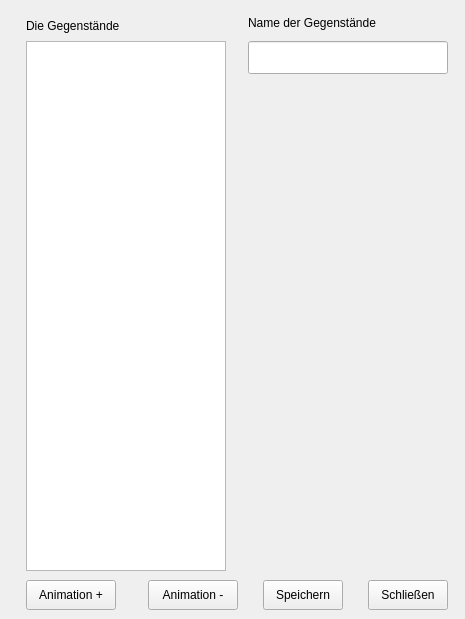
  <widget class="QWidget" name="seite8">
   <attribute name="title">
    <string>Animation</string>
   </attribute>
   <widget class="QWidget" name="layoutWidget_2">
    <property name="geometry">
     <rect>
      <x>20</x>
      <y>10</y>
      <width>436</width>
      <height>600</height>
     </rect>
    </property>
    <layout class="QVBoxLayout" name="verticalLayout_59">
     <item>
      <layout class="QHBoxLayout" name="horizontalLayout_45">
       <item>
        <layout class="QVBoxLayout" name="verticalLayout_60">
         <property name="spacing">
          <number>0</number>
         </property>
         <item>
          <widget class="QLabel" name="meani_items_label">
           <property name="minimumSize">
            <size>
             <width>200</width>
             <height>25</height>
            </size>
           </property>
           <property name="maximumSize">
            <size>
             <width>200</width>
             <height>25</height>
            </size>
           </property>
           <property name="text">
            <string>Die Gegenstände</string>
           </property>
          </widget>
         </item>
         <item>
          <widget class="QListWidget" name="meani_items">
           <property name="minimumSize">
            <size>
             <width>200</width>
             <height>530</height>
            </size>
           </property>
           <property name="maximumSize">
            <size>
             <width>200</width>
             <height>530</height>
            </size>
           </property>
           <property name="lineWidth">
            <number>1</number>
           </property>
          </widget>
         </item>
        </layout>
       </item>
       <item>
        <spacer name="horizontalSpacer_45">
         <property name="orientation">
          <enum>Qt::Horizontal</enum>
         </property>
         <property name="sizeType">
          <enum>QSizePolicy::Fixed</enum>
         </property>
         <property name="sizeHint" stdset="0">
          <size>
           <width>10</width>
           <height>20</height>
          </size>
         </property>
        </spacer>
       </item>
       <item>
        <layout class="QVBoxLayout" name="verticalLayout_61">
         <item>
          <widget class="QLabel" name="meani_name_item_label">
           <property name="minimumSize">
            <size>
             <width>200</width>
             <height>25</height>
            </size>
           </property>
           <property name="maximumSize">
            <size>
             <width>200</width>
             <height>25</height>
            </size>
           </property>
           <property name="text">
            <string>Name der Gegenstände</string>
           </property>
          </widget>
         </item>
         <item>
          <widget class="QLineEdit" name="meani_name_item">
           <property name="minimumSize">
            <size>
             <width>200</width>
             <height>33</height>
            </size>
           </property>
           <property name="maximumSize">
            <size>
             <width>200</width>
             <height>33</height>
            </size>
           </property>
           <property name="maxLength">
            <number>25</number>
           </property>
          </widget>
         </item>
         <item>
          <spacer name="verticalSpacer_13">
           <property name="orientation">
            <enum>Qt::Vertical</enum>
           </property>
           <property name="sizeHint" stdset="0">
            <size>
             <width>20</width>
             <height>40</height>
            </size>
           </property>
          </spacer>
         </item>
        </layout>
       </item>
      </layout>
     </item>
     <item>
      <layout class="QHBoxLayout" name="horizontalLayout_46">
       <item>
        <widget class="QPushButton" name="meani_neu_item">
         <property name="minimumSize">
          <size>
           <width>90</width>
           <height>30</height>
          </size>
         </property>
         <property name="maximumSize">
          <size>
           <width>90</width>
           <height>30</height>
          </size>
         </property>
         <property name="text">
          <string>Animation +</string>
         </property>
        </widget>
       </item>
       <item>
        <spacer name="horizontalSpacer_46">
         <property name="orientation">
          <enum>Qt::Horizontal</enum>
         </property>
         <property name="sizeType">
          <enum>QSizePolicy::Fixed</enum>
         </property>
         <property name="sizeHint" stdset="0">
          <size>
           <width>20</width>
           <height>20</height>
          </size>
         </property>
        </spacer>
       </item>
       <item>
        <widget class="QPushButton" name="meani_entfernen_item">
         <property name="minimumSize">
          <size>
           <width>90</width>
           <height>30</height>
          </size>
         </property>
         <property name="maximumSize">
          <size>
           <width>90</width>
           <height>30</height>
          </size>
         </property>
         <property name="text">
          <string>Animation -</string>
         </property>
         <property name="autoRepeatDelay">
          <number>300</number>
         </property>
         <property name="autoRepeatInterval">
          <number>100</number>
         </property>
        </widget>
       </item>
       <item>
        <spacer name="horizontalSpacer_47">
         <property name="orientation">
          <enum>Qt::Horizontal</enum>
         </property>
         <property name="sizeType">
          <enum>QSizePolicy::Fixed</enum>
         </property>
         <property name="sizeHint" stdset="0">
          <size>
           <width>13</width>
           <height>20</height>
          </size>
         </property>
        </spacer>
       </item>
       <item>
        <widget class="QPushButton" name="pushButton_7">
         <property name="minimumSize">
          <size>
           <width>80</width>
           <height>30</height>
          </size>
         </property>
         <property name="maximumSize">
          <size>
           <width>80</width>
           <height>30</height>
          </size>
         </property>
         <property name="text">
          <string>Speichern</string>
         </property>
        </widget>
       </item>
       <item>
        <spacer name="horizontalSpacer_48">
         <property name="orientation">
          <enum>Qt::Horizontal</enum>
         </property>
         <property name="sizeType">
          <enum>QSizePolicy::Fixed</enum>
         </property>
         <property name="sizeHint" stdset="0">
          <size>
           <width>13</width>
           <height>20</height>
          </size>
         </property>
        </spacer>
       </item>
       <item>
        <widget class="QPushButton" name="meani_schliessen">
         <property name="minimumSize">
          <size>
           <width>80</width>
           <height>30</height>
          </size>
         </property>
         <property name="maximumSize">
          <size>
           <width>80</width>
           <height>30</height>
          </size>
         </property>
         <property name="text">
          <string>Schließen</string>
         </property>
        </widget>
       </item>
      </layout>
     </item>
    </layout>
   </widget>
  </widget>
